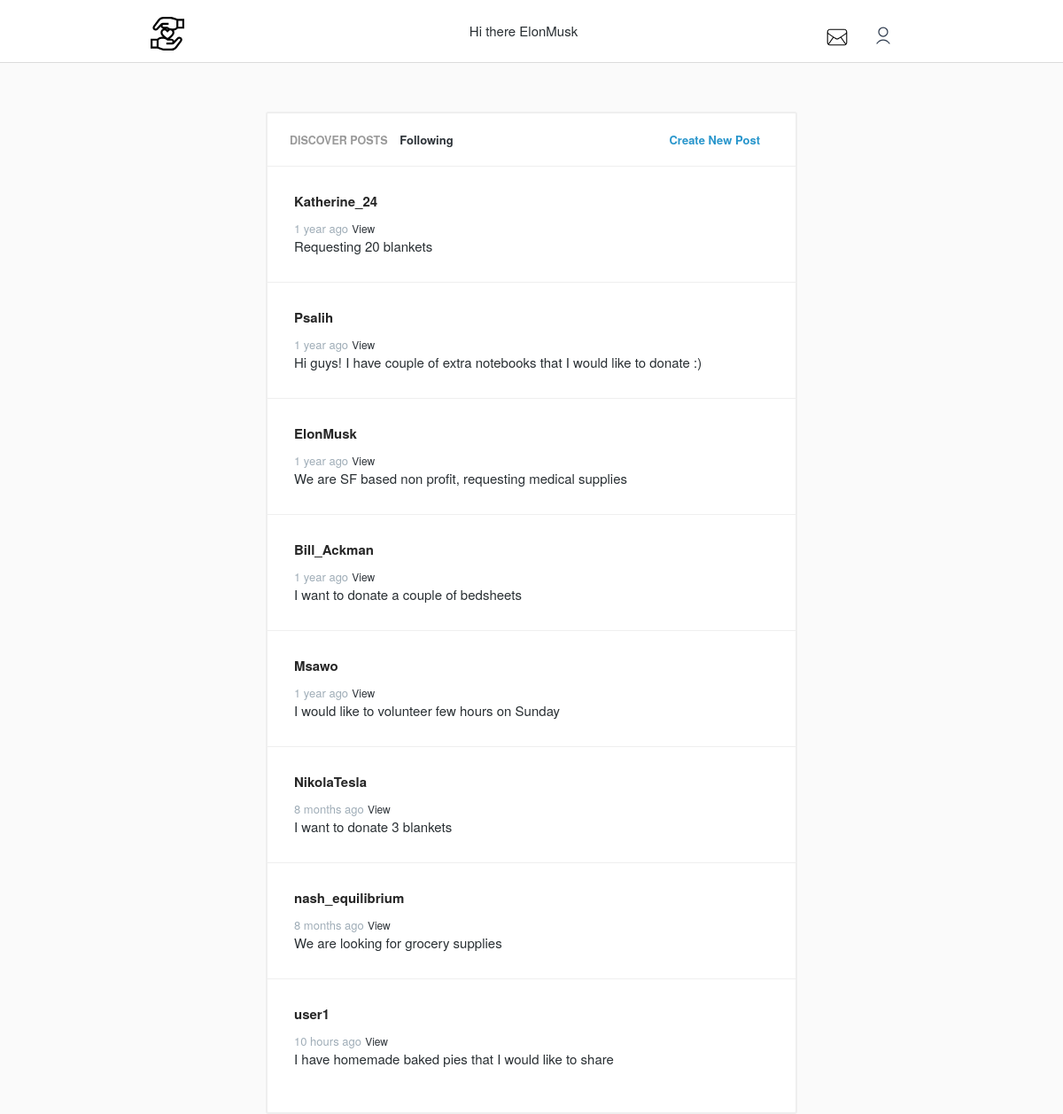
Page /discover (signed in) on the committed database.
### models.py (models this page shows, shortened)
class User(UserMixin, Model):
    username = CharField(unique=True)
    email = CharField(unique=True)
    password = CharField(max_length=100)
    joined_at = DateTimeField(default=datetime.datetime.now)
    is_admin = BooleanField(default=False)
    class Meta:
        database = DATABASE
        order_by = ('-joined_at',)

class Post(Model):
    timestamp = DateTimeField(default=datetime.datetime.now)
    user = ForeignKeyField(User,
        backref='posts'
    )
    content = TextField()
    class Meta:
        database = DATABASE
        order_by = ('-timestamp',)
    def time(self,dt):
	return int((mod_time.mktime(dt.timetuple())+dt.microsecond/1000000.0))

### app.py (the view)
@app.route('/discover')
@login_required
def discover():
    stream = models.Post.select().limit(100)
    return render_template('stream.html', stream=stream) # was 'home' - also altered before that

### app.py (called while the page is built)
@login_manager.user_loader
def load_user(userid):
    try:
        return models.User.get(models.User.id == userid)
    except models.DoesNotExist:
        return None

@app.before_request
def before_request():
    g.db = models.DATABASE
    g.db.connect(reuse_if_open=True)
    g.user = current_user

@app.after_request
def after_request(response):
    g.db.close()
    return response

### templates/stream.html (shortened to what this page needs)
{% extends "layout.html" %}
{% block content %}
{% for post in stream %}
    <article>
        <a href="{{ url_for('stream', username=post.user.username) }}"><h2>{{ post.user.username }}</h2></a>
        <time data-time="{{ post.time(post.timestamp) }}" class="distime" datetime="{{ post.timestamp.strftime('%Y-%m-%d %H:%M:%p') }}">{{ post.timestamp.strftime('%Y-%m-%d %H:%M:%p') }} </time> <a href="{{ url_for('view_post', post_id=post.id) }}" class="view">View</a>
        <div class="post">
            {{ post.content }}
        </div>
    </article>
{% endfor %}
{% endblock %}

### templates/layout.html (shortened to what this page needs)
<!DOCTYPE html>
<html class="no-js">
    <head>
        <link rel="stylesheet" href="/static/css/normalize.min.css">
        <link rel="stylesheet" href="/static/css/main.css">
    </head>
    <body>
        <header>
          <div class="row">
            <div class="grid-25">
                <a href="{{ url_for('index') }}" class="icon-logo"></a>
            </div>
            <div class="grid-50">
                <h1>Hi there{% if current_user.is_authenticated %} {{ current_user.username }}{% endif %}</h1>
            </div>
            <div class="grid-25">
                {% if current_user.is_authenticated %}
                <a href="{{ url_for('logout') }}" class="log-in-dark" title="Log out"></a>
                <a href="#" class="icon-inbox" title="Inbox">
              </a>
                {% else %}
                <a href="{{ url_for('login') }}" class="log-in-dark" title="Log in"></a>
                <a href="/register" class="_aj7mu _2hpcs _kenyh _o0442 slide-right">Sign up</a>
                {% endif %}
            </div>
          </div>
        </header>
        <div class="row">
          <div class="main">
            <nav>
                {% if current_user.is_authenticated %}
              <a href="{{ url_for('discover') }}">DISCOVER POSTS</a>
                <a href="{{ url_for('stream', username=current_user.username) }}">Following</a>
                <a href="{{ url_for('post') }}" class="new">Create New Post</a>
            </nav>
            {% endif %}
            {% block content %}{% endblock %}
          </div>
        </div>
    </body>
</html>

### static/css/main.css (style rules this page uses)
body, input, button, textarea { font-family: 'proxima-nova','Helvetica Neue',Arial,Helvetica,sans-serif; }
body { font-size: 15px; color: #292f33; font-weight: 400; background-color: #fafafa; position: relative; }
a { text-decoration: none; color: #2C3238; }
h1, h2, h3, h4 { font-size: 1.15em; font-weight: normal; margin: 0; line-height: 1em; }
h1 { text-align: center; line-height: 20px; font-size: 15px; }
h2 { margin: 0 0 10px; font-weight: 600; overflow: hidden; text-overflow: ellipsis; font-size: 15px; line-height: 18px; color: #262626; }
header { width: 100%; background: #fff; padding: 10px 0; border-bottom: 1px solid #dbdbdb; }
.icon-logo { width: 38px; height: 38px; background: url('../img/icon-logo.svg') center no-repeat; display: block; float: left; margin-top: -6px; }
.log-in-dark { width: 30px; height: 30px; background: url('../img/log-in.svg') center no-repeat; background-size: 20px 20px; display: block; float: right; }
.icon-inbox { width: 30px; height: 30px; background: url('../img/icon-inbox.svg') center no-repeat; background-size: 30px 30px; display: block; float: right; margin-right: 22px; margin-top: 5px; }
.main { max-width: 600px; margin: 40px auto 0; background: #fff; border-radius: 3px; transition: .35s linear; padding-bottom: 20px; align-items: stretch; border: 2px solid #efefef; box-sizing: border-box; -webkit-box-orient: vertical; -webkit-box-direction: normal; flex-direction: column; flex-shrink: 0; -webkit-box-flex: 1; }
nav { padding: 0 0 0 20px; position: relative; padding: 20px; font-size: 13px; color: #999; font-weight: 600; border-bottom: solid 1px #efefef; }
nav a { padding: 0 5px 5px; }
nav a.new { float: right; margin-right: 15px; text-transform: none; color: #2996cc; font-weight: 600; transition: color .15s linear; }
nav a.current { color: #999; font-size: 12.5px; font-weight: 600; text-transform: uppercase; }
article { border-bottom: solid 1px #efefef; margin: 0; padding: 30px; }
article:last-child { border-bottom: 0; }
time { font-size: 13px; opacity: .8; color: #8899a6; }
.view { font-size: 0.8em; text-transform: upper; }
a { text-decoration: none; }
.row { max-width: 900px; padding: 0 40px; padding-top: 15px; margin: 0 auto; transition: .35s linear; }
.row:before, .row:after { content: ''; display: table; }
.row:after { clear: both; }
.grid-50 { display: inline-block; float: left; width: 49%; }
.grid-25 { display: inline-block; float: left; width: 20%; margin: 0 2.25%; }

### rows in the picture
User: username "ElonMusk"
Post: user.username "Katherine_24", content "Requesting 20 blankets"
Post: user.username "Psalih", content "Hi guys! I have couple of extra notebooks that I would like to donate :)"
Post: user.username "ElonMusk", content "We are SF based non profit, requesting medical supplies"
Post: user.username "Bill_Ackman", content "I want to donate a couple of bedsheets"
Post: user.username "Msawo", content "I would like to volunteer few hours on Sunday"
Post: user.username "NikolaTesla", content "I want to donate 3 blankets"
Post: user.username "nash_equilibrium", content "We are looking for grocery supplies"
Post: user.username "user1", content "I have homemade baked pies that I would like to share"
